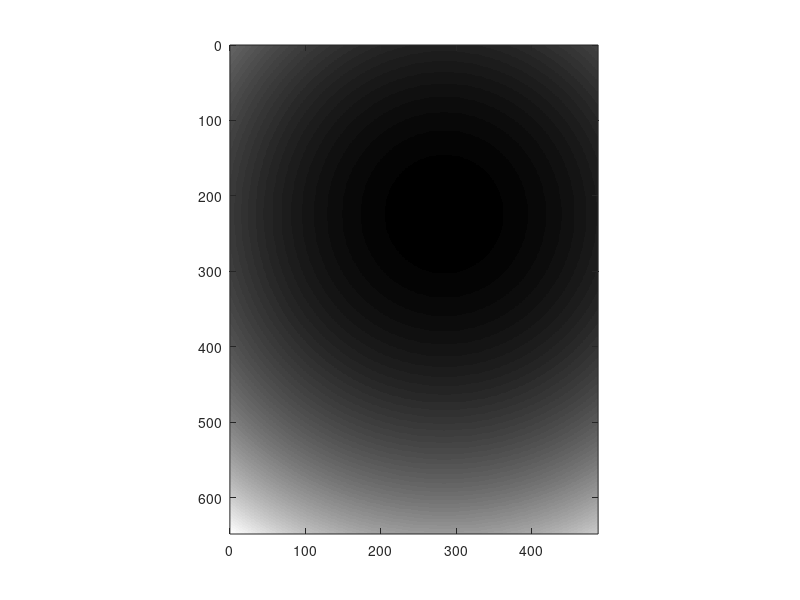

This figure's MATLAB source: (Note: this script raises an error after producing the figure.)
clear all

% Data reading & stacking
frame_width=648;
frame_height=488;

X_overlapping=10;
Y_overlapping=10;


frame_width_eff=frame_width-X_overlapping;
frame_height_eff=frame_height-Y_overlapping;


num_of_frame_per_division=16;

normalization_factor=50;

X_mosaic_number=3;
Y_mosaic_number=3;


division_starting_index=4;
total_division_number=3;

frame_starting_index=21;
total_frame_number=20;




division_number=division_starting_index:(division_starting_index+total_division_number-1);
total_FOV_number=X_mosaic_number*Y_mosaic_number;
k=0;

temp_frame_volume=zeros(frame_width,frame_height,total_division_number*num_of_frame_per_division);

stiched_image=zeros(frame_width_eff*X_mosaic_number+X_overlapping,frame_height_eff*Y_mosaic_number+Y_overlapping);

% correction image generation

% correction 1 (edge summation correction)

correction_A=ones(frame_width,frame_height);

% left&right bound

for tt=1:X_overlapping
    correction_A(tt,:)=correction_A(tt,:)*(tt/(X_overlapping+1));
    correction_A(frame_width-tt+1,:)=correction_A(frame_width-tt+1,:)*(tt/(X_overlapping+1));
end
for tt=1:Y_overlapping
    correction_A(:,tt)=correction_A(:,tt)*(tt/(Y_overlapping+1));
    correction_A(:,frame_height-tt+1)=correction_A(:,frame_height-tt+1)*(tt/(Y_overlapping+1));
end

imagesc(correction_A);
colormap('gray');
axis equal
xlim([0 size(correction_A,2)]);
ylim([0 size(correction_A,1)]);

Gaussian_X_width=400;
Gaussian_Y_width=300;
X_offset=-100;
Y_offset=40;

correction_B_X=ones(frame_width,frame_height);
correction_B_Y=ones(frame_width,frame_height);

for tt=1:frame_height
    correction_B_X(:,tt)=gaussmf((1:frame_width),[Gaussian_X_width frame_width/2+X_offset]);
end
for tt=1:frame_width
    correction_B_Y(tt,:)=gaussmf((1:frame_height),[Gaussian_X_width frame_height/2+Y_offset]);
end
correction_B=1./(correction_B_X.*correction_B_Y);

correction_image=correction_A.*correction_B;
%correction_image(:)=1;
imagesc(correction_B);
colormap('gray');
axis equal
xlim([0 size(correction_B,2)]);
ylim([0 size(correction_B,1)]);

for N=0:(total_FOV_number-1)
    
    X_FOV_number=rem(N,X_mosaic_number); %0~2
    Y_FOV_number=2-floor(N/X_mosaic_number); %0~2

    
    folder_path=sprintf('D:\\OCT data\\150629\\2015_0629_5th_%d\\',N+1);
    cd(folder_path);
    mkdir('divide');


    for p=1:length(division_number)
        file_path=[folder_path sprintf('%08d',division_number(p))];
        fin=fopen(file_path);
        A=fread(fin,[frame_width,frame_height*num_of_frame_per_division],'float32','b');
        if fin ==-1
             k=k+1;
             fclose('all');
        else
            for q=1:num_of_frame_per_division
                temp_frame_volume(:,:,q+((p-1))*num_of_frame_per_division)=A(:,(frame_height*(q-1)+1):frame_height*q);
            end
             fclose('all');
        end
    end
    %temp_frame_volume(:)=1;
    averaged_image=mean(temp_frame_volume(:,:,frame_starting_index:(frame_starting_index+total_frame_number-1)),3).*correction_image;
    
    stiched_image(((X_FOV_number)*frame_width_eff+1):((X_FOV_number)*frame_width_eff+frame_width),((Y_FOV_number)*frame_height_eff+1):((Y_FOV_number)*frame_height_eff+frame_height))=stiched_image(((X_FOV_number)*frame_width_eff+1):((X_FOV_number)*frame_width_eff+frame_width),((Y_FOV_number)*frame_height_eff+1):((Y_FOV_number)*frame_height_eff+frame_height))+averaged_image;

    
end
cmin=8;
cmax=50;


imagesc(stiched_image);
colormap('gray');
caxis([cmin cmax]);
axis equal
xlim([0 size(stiched_image,2)]);
ylim([0 size(stiched_image,1)]);

Normailzed_image=(stiched_image-cmin)/(cmax);
Normailzed_image(Normailzed_image>1)=0;

% Stacking

imwrite(Normailzed_image,[cd,'\divide\','averaged_frame','.png']);
